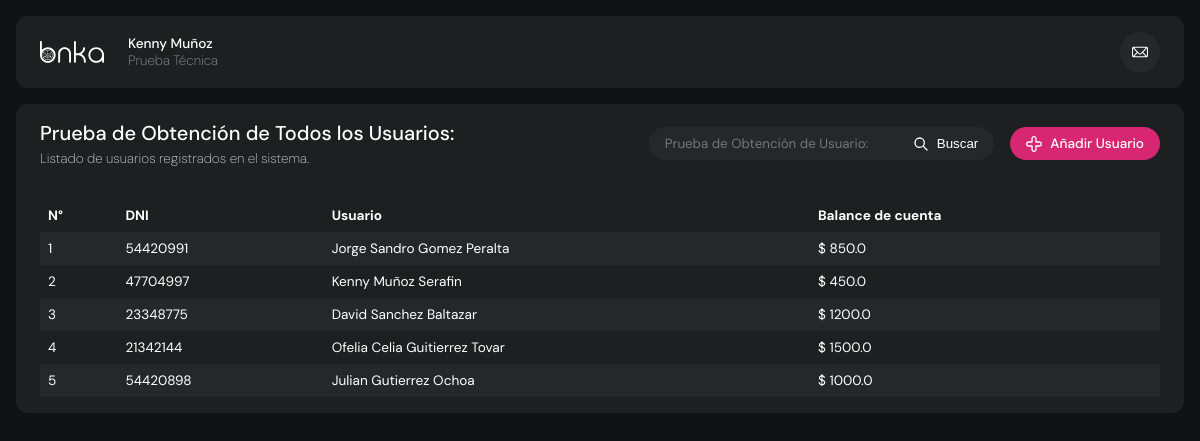
The page / on the database its author committed.
### app/models.py (models this page shows, shortened)
class Users(db.Model):
    __tablename__ = 'users'
    id = db.Column(db.Integer, primary_key=True)
    dni = db.Column(db.String(10), unique=True, nullable=False)
    name = db.Column(db.String(50), nullable=False)
    last = db.Column(db.String(50), nullable=False)
    date = db.Column(db.Date, nullable=False)
    email = db.Column(db.String(50), nullable=False)
    phone = db.Column(db.String(10), nullable=False)
    amount = db.Column(db.Float, default=1000.0)
    transactions = db.relationship(Transactions, backref='user', lazy=True)

### app/routes.py (the view)
@app.route('/')
def home_route():
    user_repo = UserRepository()
    return home(user_repo=user_repo)

### app/repositories.py (called while the page is built)
    def get_all_users(self):
        return Users.query.all()

### app/routes.py (called while the page is built)
@app.context_processor
def inject_version():
    return {'version': app.config['VERSION']}

def home(user_repo=None):
    user_repo = user_repo or UserRepository()
    message = get_flashed_messages()
    users = user_repo.get_all_users()
    return render_template('index.html', users=users, message=message)

### app/templates/index.html (shortened to what this page needs)
<!DOCTYPE html>
<html lang="en">
<head>
    <link href="{{ url_for('static', filename='css/ky1ar.css')}}?v={{ version }}" rel="stylesheet" >
</head>
<body>
    <header>
        <div class="ky1-wrp">
            <div class="ky1-hdr">
                <div class="ky1-lft">
                    <a href="{{ url_for('home_route') }}"><img src="{{ url_for('static', filename='svg/logo.svg') }}" alt=""></a>
                    <div class="ky1-txt">
                        <span>Kenny Muñoz</span>
                        <p>Prueba Técnica</p>
                    </div>
                </div>
                <div class="ky1-rgt">
                    <a href="mailto:kenny@munoz.pe" target="_blank">
                        <img src="{{ url_for('static', filename='svg/eml.svg') }}" alt="">
                    </a>
                </div>
            </div>
        </div>
    </header>
    <section>
        <div class="ky1-wrp">
            <div class="ky1-tbl">
                <div class="tbl-hdr">
                    <h3>Prueba de Obtención de Todos los Usuarios:<p>Listado de usuarios registrados en el sistema.</p></h3>
                    <div class="tbl-btn">
                        <form id="ky1-src" method="post" action="/user">
                            <input id="ky1-src" type="text" name="dni" placeholder="Prueba de Obtención de Usuario:">
                            <button type="submit" id="btn-src"><img src="{{ url_for('static', filename='svg/src.svg') }}" alt="" style="width: 1rem;">Buscar</button>
                        </form>
                        <div id="ky1-add"><img src="{{ url_for('static', filename='svg/pls.svg') }}" alt="" style="width: 1rem;">Añadir Usuario</div>
                    </div>
                </div>
                <table class="tbl-bdy" border="0" cellspacing="0" cellpadding="0">
                    <tr class="row-hdr">
                        <th>N°</th>
                        <th>DNI</th>
                        <th>Usuario</th>
                        <th>Balance de cuenta</th>
                    </tr>
                    {% for user in users %}
                        <tr>
                            <td>{{loop.index}}</td>
                            <td>{{user.dni}}</td>
                            <td>{{user.name}} {{user.last}}</td>
                            <td>$ {{user.amount}}</td>
                        </tr>
                    {% endfor %}
                </table>
            </div>
        </div>
    </section>
</body>
</html>

### app/static/css/ky1ar.css (style rules this page uses)
:root { --pri: #d82772; --sec: #ed5d1f; --zro: #000000; --one: #101214; --two: #1d1f21; --thr: #25282a; --for: #3f4346; --fiv: #bfbfbf; --wht: #ffffff; }
*, *:before, *:after { box-sizing: border-box; }
a { text-decoration: none; }
img, svg { vertical-align: middle; max-width: 100%; height: auto; }
body { background-color: var(--one); margin: 0; font-family: 'DM Sans', sans-serif; font-size: 0.85rem; color: var(--wht); position: relative; min-width: 22rem; }
.ky1-wrp { width: 100%; margin: 0 auto; max-width: 75rem; padding: 0 1rem; }
header { padding: 1rem 0; }
header .ky1-hdr { padding: 1rem 1.5rem; display: flex; justify-content: space-between; background-color: var(--two); border-radius: 0.75rem; }
header .ky1-lft { display: flex; gap: 1.5rem; align-items: center; }
header .ky1-lft img { width: 4rem; }
header .ky1-lft .ky1-txt { display: flex; flex-direction: column; }
header .ky1-lft .ky1-txt span { font-weight: 500; }
header .ky1-lft .ky1-txt p { margin: 0; font-weight: 200; opacity: 0.5; }
header .ky1-rgt { display: flex; gap: 1rem; align-items: center; }
header .ky1-rgt a { background-color: var(--thr); display: flex; width: 2.5rem; height: 2.5rem; border-radius: 4rem; justify-content: center; }
header .ky1-rgt a img { width: 1rem; }
section .ky1-tbl { background-color: var(--two); padding: 1rem 1.5rem; border-radius: 0.75rem; display: flex; flex-direction: column; gap: 2rem; margin-bottom: 1rem; }
section .ky1-tbl .tbl-hdr { display: flex; justify-content: space-between; align-items: center; }
section .ky1-tbl .tbl-hdr h3 { margin: 0; display: flex; flex-direction: column; font-size: 1.25rem; gap: 0.25rem; font-weight: 500; }
section .ky1-tbl .tbl-hdr h3 p { margin: 0; font-weight: 200; opacity: 0.75; font-size: 0.85rem; }
section .ky1-tbl .tbl-hdr .tbl-btn { display: flex; gap: 1rem; align-items: center; }
section .ky1-tbl .tbl-hdr .tbl-btn form { display: flex; }
section .ky1-tbl .tbl-hdr .tbl-btn input { font-family: 'DM Sans', sans-serif; background-color: var(--thr); border: none; padding: 0.5rem 1rem; border-radius: 1rem 0 0 1rem; width: 16rem; color: var(--wht); outline: none; }
section .ky1-tbl .tbl-hdr .tbl-btn button { background-color: var(--thr); border: none; border-radius: 0 1rem 1rem 0; padding: 0 1rem 0 0.5rem; cursor: pointer; outline: none; transition: all 0.25s ease-in-out; display: flex; align-items: center; gap: 0.5rem; color: #fff; font-weight: 500; }
section .ky1-tbl .tbl-hdr #ky1-add { font-size: 0.85rem; background-color: var(--pri); color: var(--wht); display: flex; align-items: center; gap: 0.5rem; border-radius: 4rem; font-weight: 500; cursor: pointer; padding: 0.5rem 1rem; transition: all 0.25s ease-in-out; }
section .ky1-tbl .tbl-bdy .row-hdr { text-align: left; }
section .ky1-tbl .tbl-bdy tr:nth-child(even) { background-color: var(--thr); border-radius: 1rem; }
section .ky1-tbl .tbl-bdy tr th { padding: 0.5rem; }
section .ky1-tbl .tbl-bdy tr td { padding: 0.5rem; }

### rows shown on the page
Users: dni "54420991", name "Jorge Sandro", last "Gomez Peralta", amount "850.0"
Users: dni "47704997", name "Kenny", last "Muñoz Serafin", amount "450.0"
Users: dni "23348775", name "David", last "Sanchez Baltazar", amount "1200.0"
Users: dni "21342144", name "Ofelia Celia", last "Guitierrez Tovar", amount "1500.0"
Users: dni "54420898", name "Julian", last "Gutierrez Ochoa", amount "1000.0"
